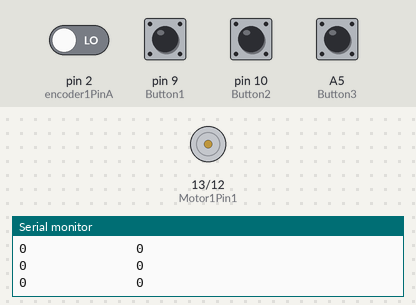
Bench run of a sketch on a simulated Arduino Uno, built with avr-gcc and run on an emulated ATmega328P. Shown: motor-driver pin pairs drawn as motors (green arrow = first pin HIGH = forward, orange = second pin HIGH = backward, longer = more drive, scaled by the enable pin), the last lines printed to the serial monitor. The test bench sets the inputs (shaded band); at power-on: A5 (Button3), pin 2 (encoder1PinA), pin 9 (Button1), pin 10 (Button2) LOW.

Above: at 1.2 s.
1.3 s: pin 9 (Button1) pulled HIGH for 0.15 s
At 2.0 s:
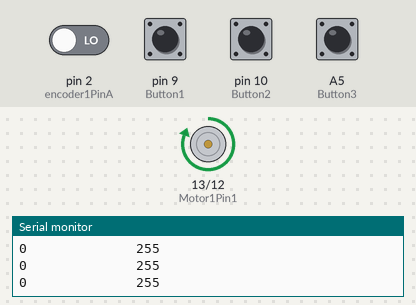
2.9 s: pin 10 (Button2) pulled HIGH for 0.15 s
At 4.1 s:
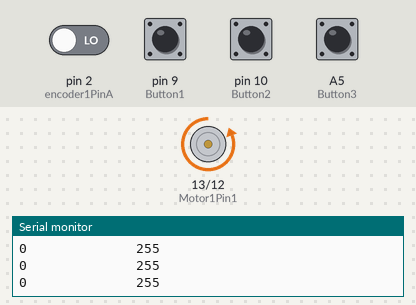
4.5 s: A5 (Button3) pulled HIGH for 0.15 s
At 5.1 s:
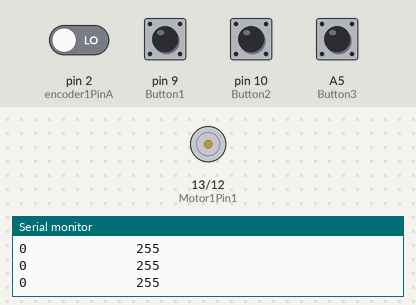
9.3 s: pin 9 (Button1) pulled HIGH for 1 s
At 10.2 s:
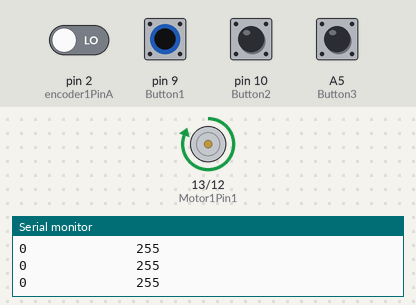
13.3 s: pin 10 (Button2) pulled HIGH for 1 s
At 14.3 s:
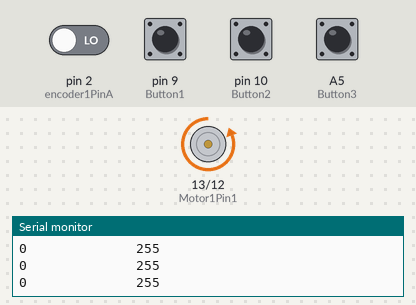
Timing chart, 0 to 16.3 s (numbered marks = the images above; inputs shaded):
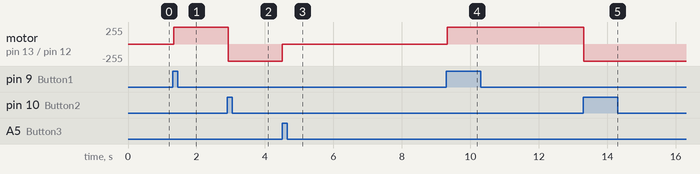

The sketch:

throwing_test2.ino
```cpp
/*
 * Sequence try kar ab
Led on
Wait(yaha lockimg aayega)
Led off
Wait(yaha arrow drop hoga)
Motors
Release(yaha locking release hoga)
 */


#define encoder1PinA 2
#define encoder1PinB 3
#define PWM1 6
#define Motor1Pin1 13
#define Motor1Pin2 12
#define Motor2Pin 11 // locking motor
#define PWM2 5
#define Button1 9
#define Button2 10
#define Button3 A5
//#define Button4 A4
//#define Button5 A3
#define Button6 A2
#define Button7 A1
#define Piston 7

int SetPoint1;
int PV1=0;
int err1=0;
double P1;
double kP1=0.48;
int output1;

void setup()
{
  Serial.begin(9600);
  pinMode(encoder1PinA, INPUT);
  pinMode(encoder1PinB, INPUT);
  pinMode(Motor1Pin1, OUTPUT);
  pinMode(Motor1Pin2, OUTPUT);
  pinMode(PWM1, OUTPUT);
  pinMode(Button1,INPUT);
  pinMode(Button2, INPUT);
  pinMode(Button3, INPUT);
  attachInterrupt(0, doEncoder1A, RISING);
  //attachInterrupt(1, doEncoder2A, FALLING);

}

void loop()
{
//
//  if(digitalRead(Button7)==HIGH) //piston high
//  {
//    digitalWrite(Piston, HIGH);
//  }
//  else if (digitalRead(Button7)==LOW)
// {
//    digitalWrite(Piston, LOW);
//  }
//  //locking function
//  if(digitalRead(Button6)==HIGH)
//  {
//    digitalWrite(Motor2Pin, HIGH);
//    analogWrite(PWM2, 255);
//  }

// //unlocking function
//  else if(digitalRead(Button7)==HIGH)
//  {
//    digitalWrite(Motor2Pin, LOW);
//    analogWrite(PWM2, 255);
//  }
// else
// {
//  analogWrite(PWM2, 0);
// }

//  if(digitalRead(Button6)==HIGH) //piston low
//  {
//    digitalWrite(Piston,LOW);
//  }
//
  if(digitalRead(Button3)==HIGH) //down
  {
    //analogWrite(PWM1, 0);
    stopit();
  }

  if(digitalRead(Button2)==HIGH) //up
  {
    digitalWrite(Motor1Pin1, LOW);
    digitalWrite(Motor1Pin2, HIGH);

    SetPoint1=4300;
    err1=SetPoint1-PV1;
  }


  if(digitalRead(Button1)==HIGH)//down
  {

    //Serial.println("Works");
    digitalWrite(Motor1Pin1, HIGH);
    digitalWrite(Motor1Pin2, LOW);
    SetPoint1=-2000;
    err1= PV1-SetPoint1;
    /*
    if(err1<=50)
    {
      analogWrite(PWM1,0);
    }
    else if(err1<=100)
    {
      analogWrite(PWM1,50);

    }
    else if(err1<=250)
    {
      analogWrite(PWM1,100);
    }
    else if(err1<=500)
    {
      analogWrite(PWM1,150);
    }
    else
    {
      analogWrite(PWM1,255);
    }
    Serial.print(PV1);
    Serial.print("             ");
    Serial.println(PWM1);
    //err1=SetPoint1-(abs(PV1)); //for encoder reading starting from 0
    //err2=SetPoint2-(abs(PV2));
    */
  }


    PID1();


  //unlock
}

void doEncoder1A()
{
  if(digitalRead(encoder1PinA) == HIGH)
  {
    if(digitalRead(encoder1PinB) == LOW)
    {
      PV1 = PV1 - 1;
    }
    else
    {
      PV1 = PV1 + 1;
    }
   }
   else
  {
    if(digitalRead(encoder1PinB) == HIGH)
    {
      PV1 = PV1 - 1;
    }
    else
    {
      PV1 = PV1 + 1;
    }
  }
}

/*
void doEncoder2A() {

  if(digitalRead(encoder2PinA) == HIGH)
  {
    if(digitalRead(encoder2PinB) == LOW)
    {
      PV2 = PV2 - 1;
    }
    else
    {
      PV2 = PV2 + 1;
    }
  }

  else
  {
    if (digitalRead(encoder2PinB) == HIGH)
    {
      PV2 = PV2 - 1;
    }
    else
    {
      PV2 = PV2 + 1;
    }
  }
}
*/

void PID1()
{

  //int perr=err1;
  //err1=SetPoint1-PV1;

  P1=kP1*err1;
  //D1=kD1*(perr-err1);
  output1=P1;
 /*if(output1<0)
 {
   output1=!out1;
 }*/
  if(output1>255)
  {
    output1=255;
  }
  if(output1<0)
  {
    output1=0;
  }

 // up1();
  analogWrite(PWM1, output1); //0-255
  Serial.print(PV1);
  Serial.print("              ");
  Serial.print(output1);
  Serial.println("              ");


}

/*
void PID2()
{

  //err2=SetPoint2-PV2;

  P2=kP2*err2;
  out2=P2;
  output2=out2;
 /* if(output2<0)
 {
   output2=!out2;
 }
  if(output2>255)
  {
  output2=255;
  }
    if(output2<0)
  {
  output2=0;
  }
 // up2();
  analogWrite(PWM2, output2);
  Serial.print(PV2);
  Serial.print("              ");
  Serial.println(output2);

}
*/

void up1()
{
  digitalWrite(Motor1Pin1, HIGH);
  digitalWrite(Motor1Pin2, LOW);
}

void down1()
{
  digitalWrite(Motor1Pin1, LOW);
  digitalWrite(Motor1Pin2, HIGH);
}

/*
void up2()
{
  digitalWrite(Motor2Pin1, LOW);
  digitalWrite(Motor2Pin2, HIGH);
}

void down2()
{
  digitalWrite(Motor2Pin1, HIGH);
  digitalWrite(Motor2Pin2, LOW);
}
*/

void stopit()
{
  digitalWrite(Motor1Pin1,LOW);
  digitalWrite(Motor1Pin2, LOW);
  analogWrite(PWM1,0);
}
```

Measured:
- after the input at 1.3 s, motor on pin 13 (Motor1Pin1) / pin 12 (Motor1Pin2): stopped → forward 255/255 at once
- after the input at 2.9 s, motor on pin 13 (Motor1Pin1) / pin 12 (Motor1Pin2): forward 255/255 → backward 255/255 at once
- after the input at 4.5 s, motor on pin 13 (Motor1Pin1) / pin 12 (Motor1Pin2): backward 255/255 → stopped at once
- after the input at 9.3 s, motor on pin 13 (Motor1Pin1) / pin 12 (Motor1Pin2): stopped → forward 255/255 at once
- after the input at 13.3 s, motor on pin 13 (Motor1Pin1) / pin 12 (Motor1Pin2): forward 255/255 → backward 255/255 at once
